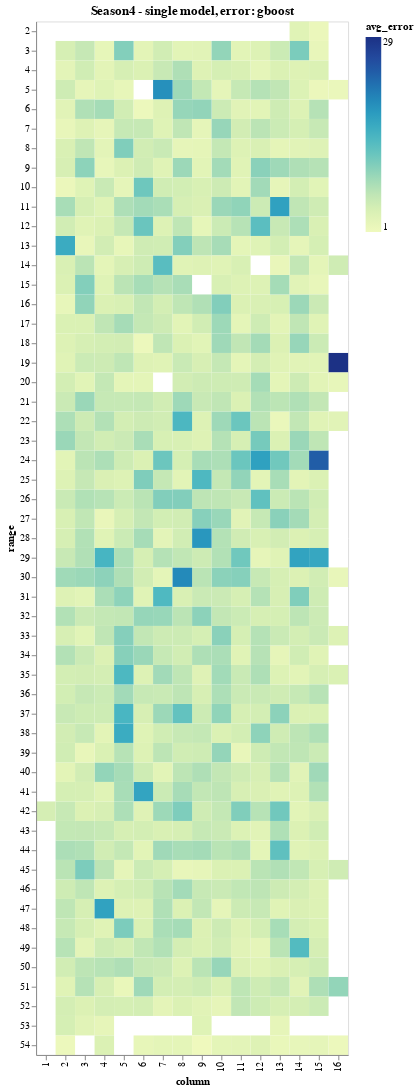

Notebook code for this chart:
### Markdown cell above
This diagram is 50% overplotted, since each cultivar is planted twice in the plot.  We are only plotting one entry per field plot unit, but there are actually 2 plants in each unit.

### Code cell
import altair as alt
alt.Chart(plotdf,title='Season4 - single model, error: gboost').mark_rect().encode(
    x='column:O',
    y='range:O',
    color='avg_error',
    tooltip=[
        alt.Tooltip('cultivar', title='Cultivar'),
        alt.Tooltip('avg_error:Q', title='Avg Err %'),
        alt.Tooltip('range:O',title='range'),
        alt.Tooltip('column:O',title='column')
    ]
)

### Figure 1 — Vega-Lite specification as saved in the notebook (floating-point values rounded to 4 significant figures; data arrays with more than 128 entries replaced by an {"elided": "..."} marker saying what was removed)
{"config": {"view": {"continuousWidth": 400, "continuousHeight": 300}}, "data": {"name": "data-edbb3a842f123b1a1a837347e340e4df"}, "mark": "rect", "encoding": {"color": {"type": "quantitative", "field": "avg_error"}, "tooltip": [{"type": "nominal", "field": "cultivar", "title": "Cultivar"}, {"type": "quantitative", "field": "avg_error", "title": "Avg Err %"}, {"type": "ordinal", "field": "range", "title": "range"}, {"type": "ordinal", "field": "column", "title": "column"}], "x": {"type": "ordinal", "field": "column"}, "y": {"type": "ordinal", "field": "range"}}, "title": "Season4 - single model, error: gboost", "$schema": "https://vega.github.io/schema/vega-lite/v4.8.1.json", "datasets": {"data-edbb3a842f123b1a1a837347e340e4df": {"elided": "727 records"}}}
